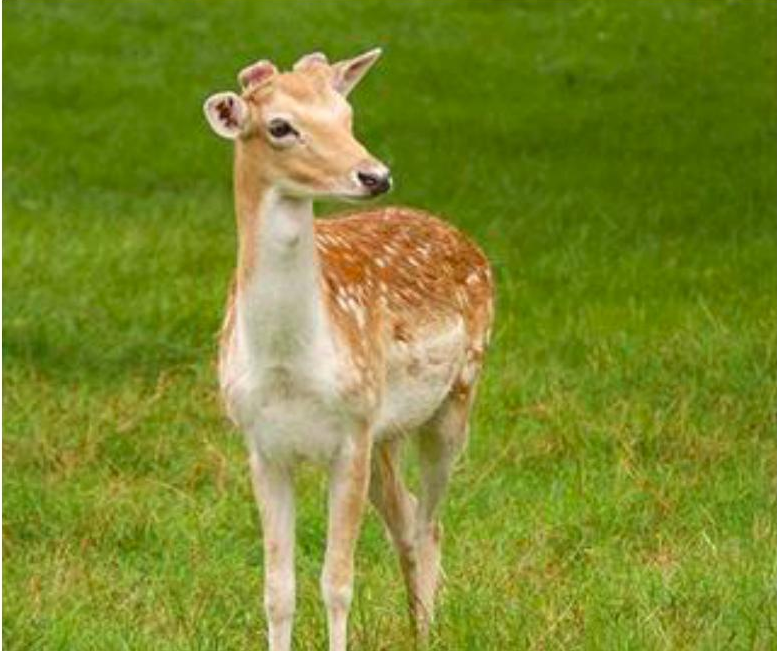
%> input picture Lab7/deer.jpg, 777 x 651 px
$ octave Lab7.m   (GNU Octave 9; MATLAB toolbox functions it lacks are replaced by stand-ins)
%> lines starting %> are read from the running program, lines starting %| are printed output that depends on the picture; in (x1, y1, x2, y2) boxes, pixels count from 0 and x2, y2 are one past the last pixel; in counts of white or black regions, pixels touching at a corner belong together; the program's own positions count from 1
clear all;
close all;
clc;

% Load the image
img = imread('deer.jpg');
%> img is the input picture: size 651x777x3 uint8; mean R, G, B 124.5, 137.9, 43.4
figure, imshow(img);

% Apply Gaussian Filter
gaussian_kernel = fspecial('gaussian', [25 25], 5);
img_gaussian = imfilter(img, gaussian_kernel, 'replicate');
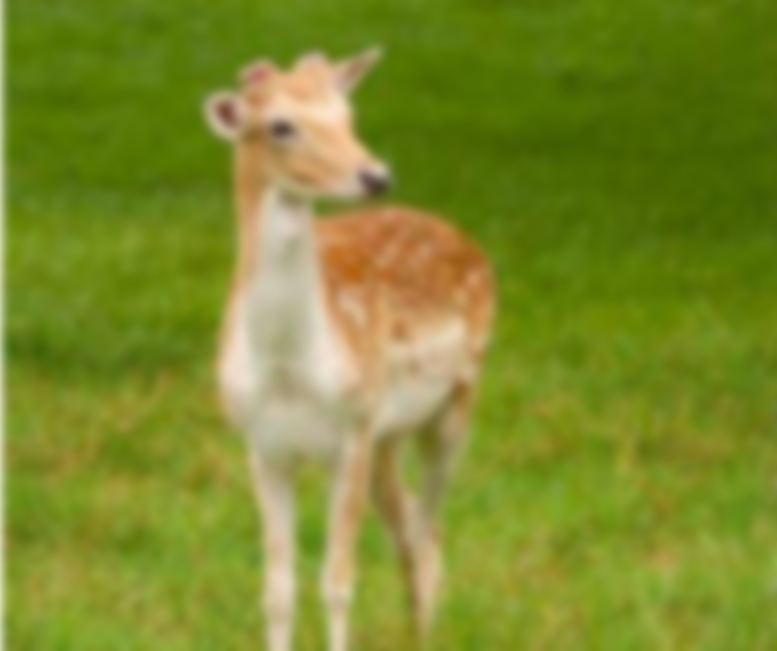
%> img_gaussian: size 651x777x3 uint8; mean R, G, B 124.7, 138.1, 43.7
figure, imshow(img_gaussian);

% Convert to Lab
lab = rgb2lab(img_gaussian);
%> lab: size 651x777x3 double; mean of channels 1, 2, 3 54.9, -17.6, 45

% Compute Mean for each channel
l = double(lab(:,:,1));
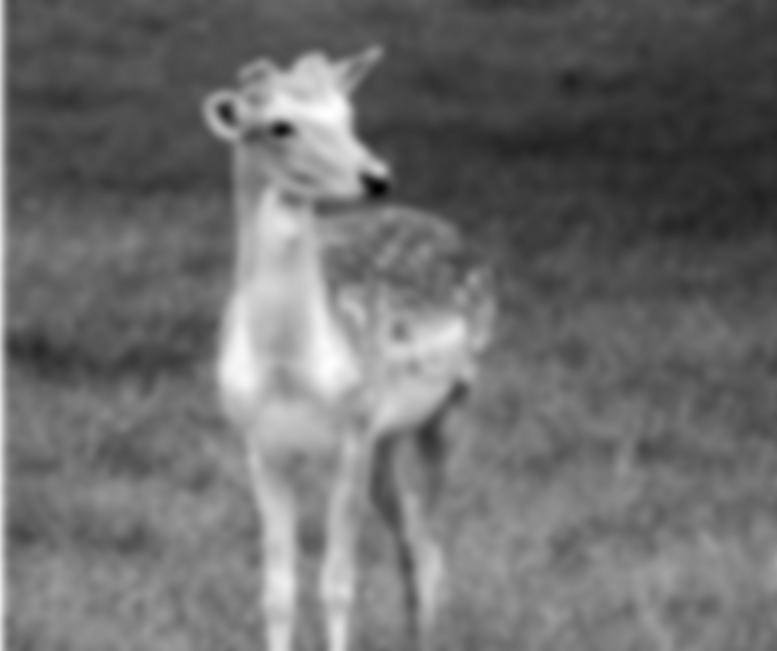
%> l: size 651x777 double; min 27.1, max 91.68, mean 54.9; drawn with min black and max white
lm = mean(mean(l));
%> lm = 54.87
a = double(lab(:,:,2));
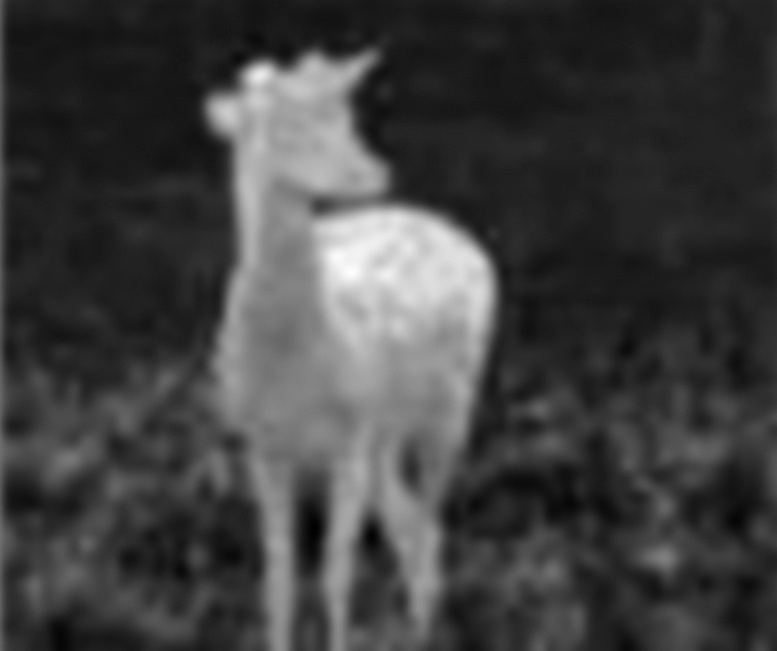
%> a: size 651x777 double; min -33.29, max 28.51, mean -17.6; drawn with min black and max white
am = mean(mean(a));
%> am = -17.58
b = double(lab(:,:,3));
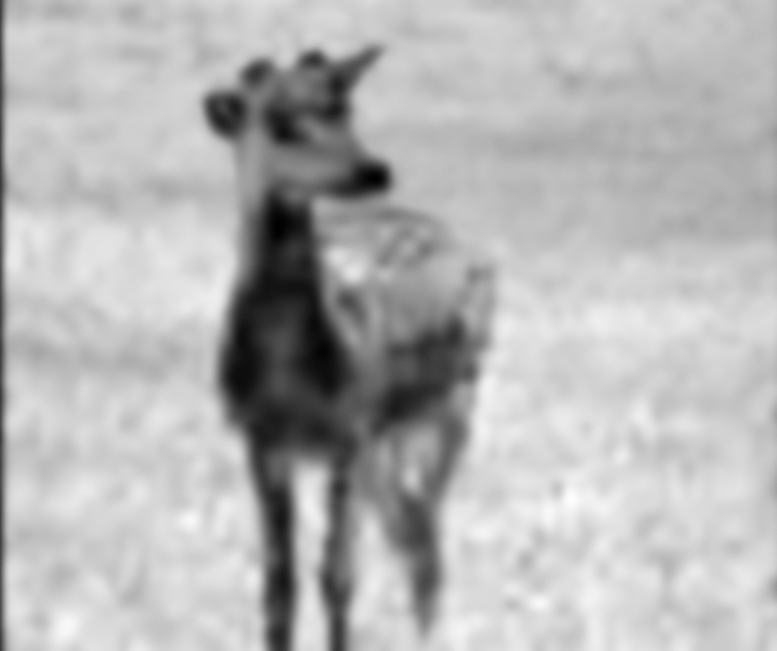
%> b: size 651x777 double; min 7.3, max 60.38, mean 45; drawn with min black and max white
bm = mean(mean(b));
%> bm = 44.98

% Compute the Saliency
sm = (l-lm).^2 + (a-am).^2 + (b-bm).^2;
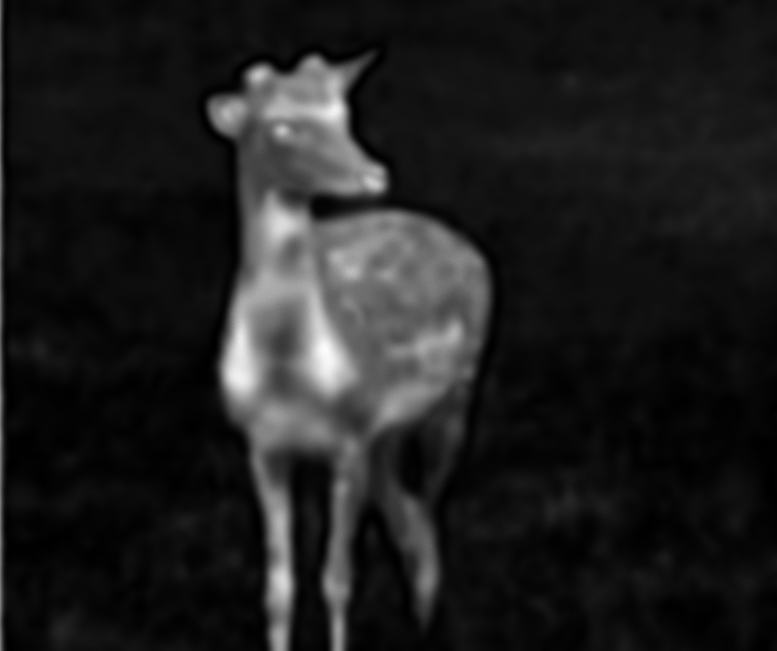
%> sm: size 651x777 double; min 0.119, max 2997, mean 367.2; drawn with min black and max white
figure, imshow(sm,[]);

mean_value = mean(sm(:));
%> mean_value = 367.2
sm(sm < mean_value) = 0;
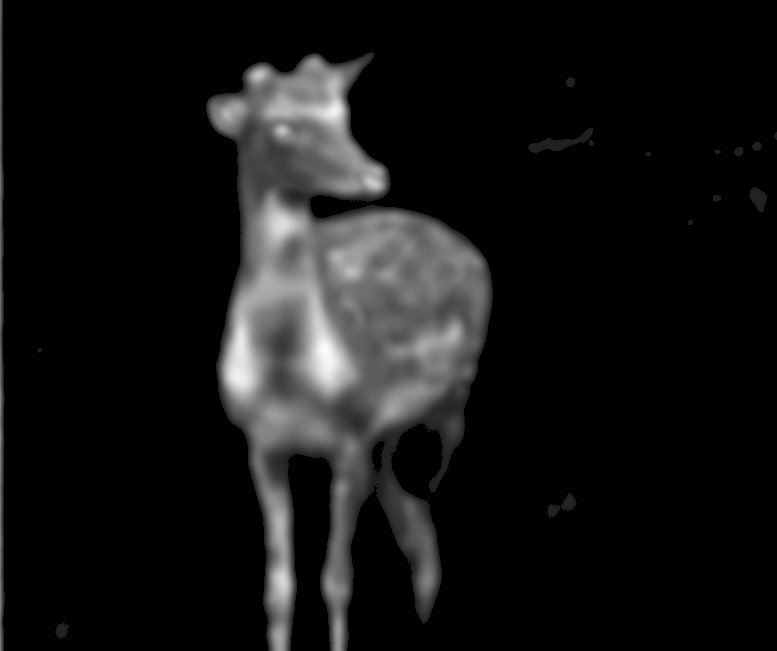
%> sm: size 651x777 double; min 0, max 2997, mean 245.3; drawn with min black and max white
sm(sm >= mean_value) = 1;
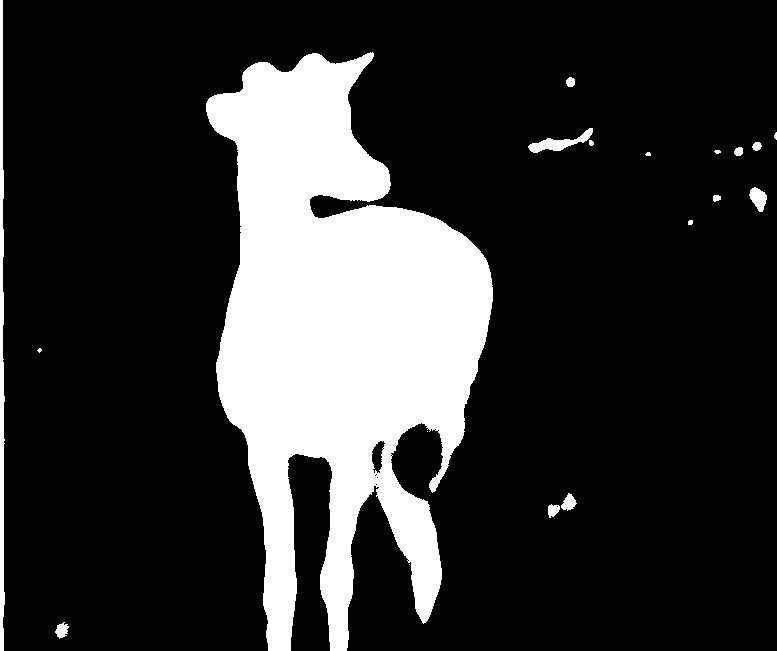
%> sm: size 651x777 double; values 0 (black) and 1 (white), 19.6% white; 19 white regions (5 under 20 px), largest, box (x1, y1, x2, y2) and area: (206, 52, 493, 651) 95127, (0, 0, 5, 651) 2344, (528, 128, 593, 153) 564
figure, imshow(sm,[]);

for c = 1:3
    img(:,:,c) = img(:,:,c) .* uint8(sm);
end
%> img: size 651x777x3 uint8; mean of channels 1, 2, 3 37.7, 32.5, 24
figure, imshow(img);
